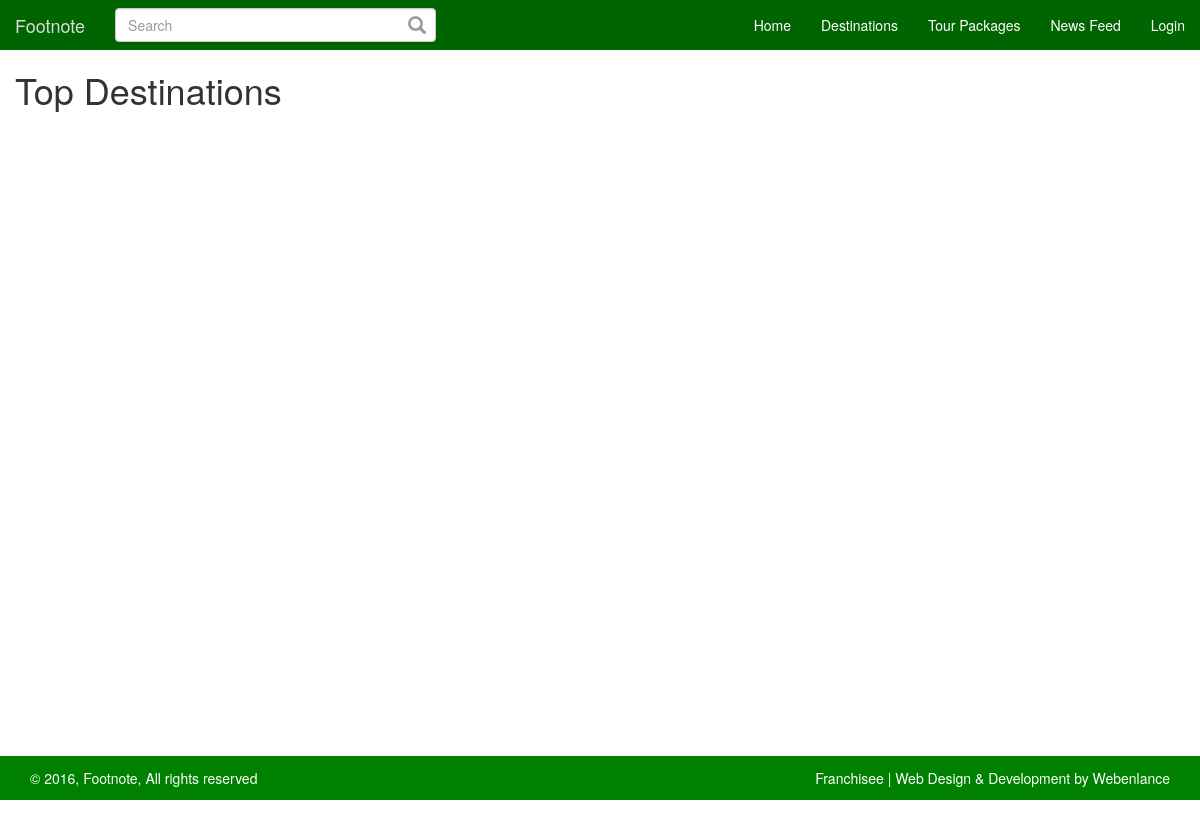
/destinations.php, run on an earlier commit of the app's database.
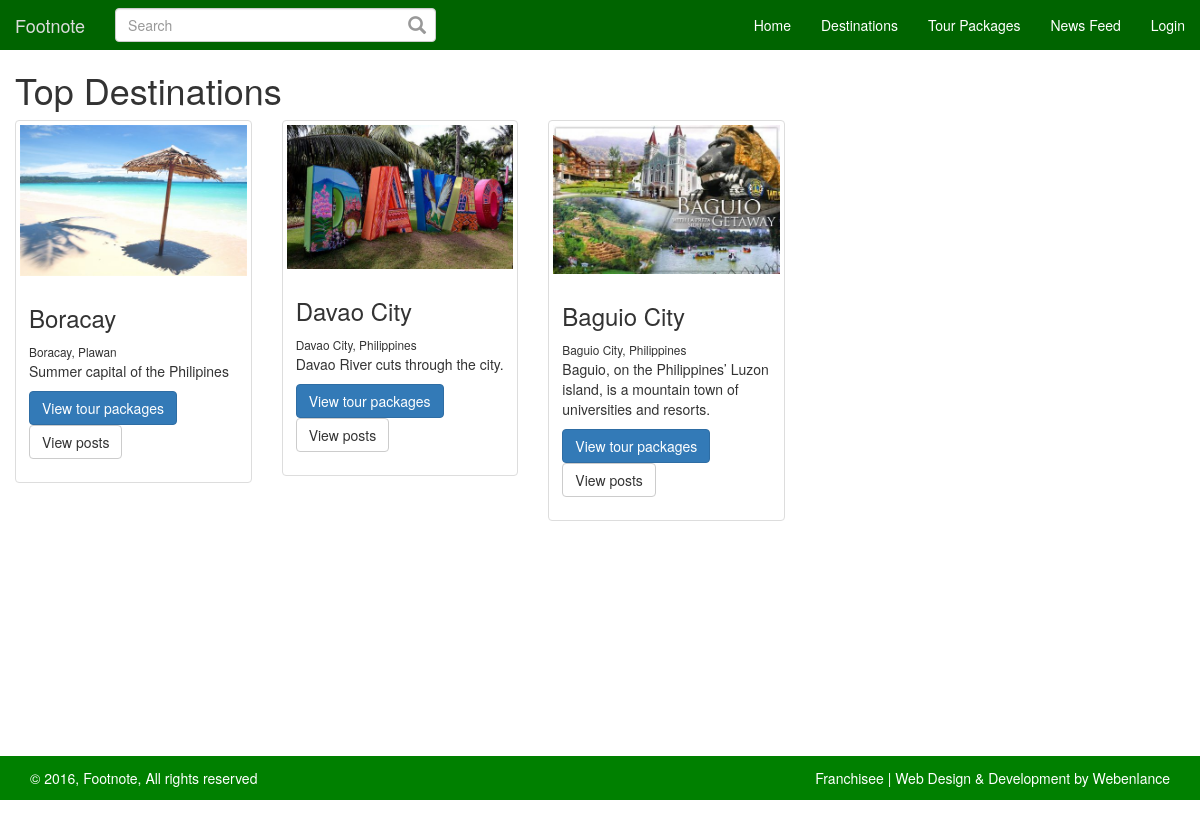
And on a later commit of the database.
### tables this page shows
CREATE TABLE `places` (
  `place_id` int(11) NOT NULL,
  `place_name` varchar(250) NOT NULL,
  `place_address` varchar(250) NOT NULL,
  `place_details` text NOT NULL,
  `place_image` varchar(250) NOT NULL,
  `gallery_id` int(11) NOT NULL
);

### destinations.php (called while the page is built, shortened)
<?php
require_once 'config.php';
require_once 'class/class.session.php';
require_once 'class/class.db.php';
include_once 'include/include.header.php';
include_once 'include/include.destinations.php';
include_once 'include/include.footer.php';

### config.php (called while the page is built)
<?php
$config['db']['host']     = 'localhost' ;
$config['db']['user']     = 'root' ;
$config['db']['password'] = '' ;
$config['db']['db']       = 'db_footnote' ;
$config['url']['base_path'] = '/fn';
$config['url']['site'] = 'http://localhost';
$config['url']['root'] = realpath(dirname(__FILE__));
$config['url']['profile_pic'] = $config['url']['base_path'].'/assets/images/uploads/profiles';
$config['url']['post_pic'] = $config['url']['base_path'].'/assets/images/uploads/posts';
$config['url']['places'] = $config['url']['base_path'].'/assets/images/uploads/places';
$config['url']['gallery'] = $config['url']['base_path'].'/assets/images/uploads/galleries';
$config['var']['hash_password'] = '^#$4%9f+1^p9)M@4M)V$';
$config['var']['default_profile_pic'] = '1476196571_18_41b586905e6233e72b076191f8bf9512.png';
$config['var']['anonymous_id'] = '45';
$config['post']['post_per_page'] = 5;

### class/class.session.php (called while the page is built, shortened)
<?php
class Session {
	public function _get($name)
	{
		if (isset($_SESSION[$name])) {
			$value = $_SESSION[$name];
			return $value;
		} else
		return false;
	}
}

### class/class.db.php (called while the page is built, shortened)
<?php
class DB {
    private $pdo;
    private $sQuery;
    private function Connect()
    {
        $dsn = "mysql:dbname={$this->db};host={$this->host}";
        try {
            $this->pdo = new PDO($dsn, $this->user, $this->password, array(
                PDO::MYSQL_ATTR_INIT_COMMAND => "SET NAMES utf8"
            ));
            $this->pdo->setAttribute(PDO::ATTR_ERRMODE, PDO::ERRMODE_EXCEPTION);
            $this->pdo->setAttribute(PDO::ATTR_EMULATE_PREPARES, false);
            $this->bConnected = true;
        } catch (PDOException $e) {
            echo $this->ExceptionLog($e->getMessage());
            die();
        }
    }
    private function Init($query, $parameters = "")
    {
        try {
            $this->sQuery = $this->pdo->prepare($query);
            $this->sQuery->execute();
        }
        catch (PDOException $e) {
            echo $this->ExceptionLog($e->getMessage(), $query);
            die();
        }
    }
    public function rows($query, $params = null, $fetchmode = PDO::FETCH_ASSOC)
    {
        $this->Init($query, $params);
        $result = $this->sQuery->fetchAll($fetchmode);
        return $result;
    }
}
?>

### include/include.destinations.php (the view, shortened to what the changed rows need)
<?php
$db = new DB;
$sql =  "SELECT * FROM `places`";
$places = $db->rows($sql);
?>
<div id="wrap">
<div class="m-t-50">
	<div class="container-fluid">
		<div class="row">
			<div class="col-md-8">
				<h1>Top Destinations</h1>
				<div class="row">
				<?php foreach ($places as $place) : ?>
				  <div class="col-sm-6 col-md-4">
				    <div class="thumbnail">
				      <img src="<?=$config['url']['places']?>/<?=$place['place_image']?>" alt="<?=$place['place_name']?>">
				      <div class="caption">
				        <h3><?=$place['place_name']?></h3>
				        <small><?=$place['place_address']?></small>
				        <p><?=$place['place_details']?></p>
				        <p><a href="<?=$config['url']['base_path']?>/tourpackage.php?place_id=<?=$place['place_id']?>" class="btn btn-primary" role="button">View tour packages</a> <a href="<?=$config['url']['base_path']?>/search.php?q=<?=$place['place_name']?>" class="btn btn-default" role="button">View posts</a></p>
				      </div>
				    </div>
				  </div>
				  <?php endforeach; ?>
				</div>
			</div>
		</div>
	</div>
</div>
</div>

### include/include.header.php (shortened to what the changed rows need)
<!doctype html>
<html>
<head>
    <link rel="stylesheet" href="<?=$config['url']['base_path']?>/assets/bower_components/bootstrap/dist/css/bootstrap.min.css" />
    <link rel="stylesheet" href="<?=$config['url']['base_path']?>/assets/bower_components/bootstrap/dist/css/bootstrap-date-picker.min.css" />
    <link rel="stylesheet" href="<?=$config['url']['base_path']?>/assets/css/footnote.css" />
</head>
<body>
<?php
  $s = new Session;
  if($s->_get('id')):
?>
<nav class="navbar navbar-default navbar-fixed-top nb-g">
  <div class="container-fluid">
    <div class="navbar-header">
      <button type="button" class="navbar-toggle collapsed" data-toggle="collapse" data-target="#bs-example-navbar-collapse-1" aria-expanded="false">
        <span class="sr-only">Toggle navigation</span>
        <span class="icon-bar"></span>
        <span class="icon-bar"></span>
        <span class="icon-bar"></span>
      </button>
      <a class="navbar-brand" href="<?=$config['url']['base_path']?>">Footnote</a>
    </div>
    <div class="collapse navbar-collapse" id="bs-example-navbar-collapse-1">
      <form class="navbar-form navbar-left" action="<?=$config['url']['base_path']?>/search.php" method="get">
        <div class="form-group search-box">
          <input type="text" class="form-control" placeholder="Search" name="q" required>
          <span class="glyphicon glyphicon-search"></span>
        </div>
      </form>
      <ul class="nav navbar-nav navbar-right">
        <li><a href="<?=$config['url']['base_path']?>">Home</a></li>
        <li><a href="<?=$config['url']['base_path']?>/destinations.php">Destinations</a></li>
        <li><a href="<?=$config['url']['base_path']?>/tourpackages.php">Tour Packages</a></li>
        <li><a href="<?=$config['url']['base_path']?>/newsfeed.php">News Feed</a></li>
        <li class="dropdown">
          <a href="#" class="dropdown-toggle" data-toggle="dropdown" role="button" aria-haspopup="true" aria-expanded="false">Account <span class="caret"></span></a>
          <ul class="dropdown-menu">
            <li><a href="<?=$config['url']['base_path']?>/profile.php">Profile</a></li>
            <?php if($s->_get('level') == '1' ) : ?>
            <li><a href="<?=$config['url']['base_path']?>/admin.php">Admin Panel</a></li>
            <?php  endif; ?>
            <li role="separator" class="divider"></li>
            <li><a href="<?=$config['url']['base_path']?>/logout.php">Logout</a></li>
          </ul>
        </li>
      </ul>
    </div>
  </div>
</nav>
<?php else: ?>
<nav class="navbar navbar-default navbar-fixed-top nb-g">
  <div class="container-fluid">
    <div class="navbar-header">
      <a class="navbar-brand" href="<?=$config['url']['base_path']?>">Footnote</a>
    </div>
    <div class="collapse navbar-collapse" id="bs-example-navbar-collapse-1">
      <form class="navbar-form navbar-left" action="<?=$config['url']['base_path']?>/search.php" method="get">
        <div class="form-group search-box">
          <input type="text" class="form-control" placeholder="Search" name="q" required>
          <span class="glyphicon glyphicon-search"></span>
        </div>
      </form>
      <ul class="nav navbar-nav navbar-right">
        <li><a href="<?=$config['url']['base_path']?>">Home</a></li>
        <li><a href="<?=$config['url']['base_path']?>/destinations.php">Destinations</a></li>
        <li><a href="<?=$config['url']['base_path']?>/tourpackages.php">Tour Packages</a></li>
        <li><a href="<?=$config['url']['base_path']?>/newsfeed.php">News Feed</a></li>
        <li><a href="<?=$config['url']['base_path']?>/login.php">Login</a></li>
      </ul>
    </div>
  </div>
</nav>
<?php endif; ?>

What changed in the data, as far as the page shows it:
added places: place_image (picture), place_name "Boracay", place_address "Boracay, Plawan", place_details "Summer capital of the Philipines"
added places: place_image (picture), place_name "Davao City", place_address "Davao City, Philippines", place_details "Davao River cuts through the city."
added places: place_image (picture), place_name "Baguio City", place_address "Baguio City, Philippines", place_details "Baguio, on the Philippines’ Luzon island, is a mountain town of universities and resorts."
